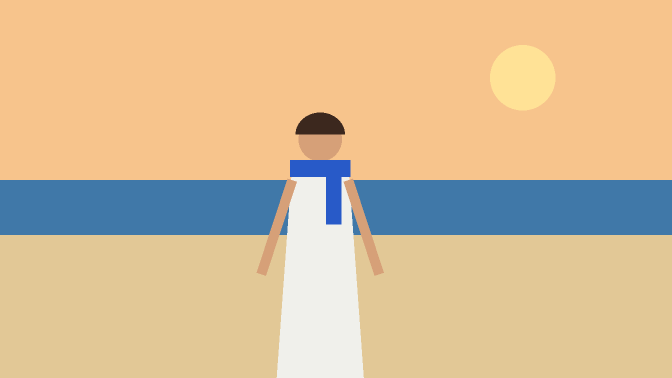
#> input picture production-tool/relay/eval/fixtures/frames/beach_medium.png, 1344 x 756 px (shown at 1/2 size)
$ python -i cutout.py   (imports and definitions only)
#> lines starting #> are read from the running program, lines starting #| are printed output that depends on the picture; after the words box and inside, x2 and y2 are one past the last pixel; in counts of white or black regions, pixels touching at a corner belong together
#> further down, picture is the input picture: PIL image 1344x756 RGB; mean R, G, B 213.9, 188.7, 152
"""Rhea's cut-out on our server (the cutout op; features/image-editor.clan, ui-behaviour 3.12).

Remove background runs on the person's device first (web/src/ml/cutout.ts, BiRefNet-lite on WebGPU).
The browser sends the cutout op here when it has no WebGPU or little memory, and the editor then says
"ran on our server". No provider is involved and nothing is charged: the relay runs the same model.

Segmenters:
- OnnxSegmenter: onnx-community/BiRefNet_lite-ONNX (MIT code and weights; licences/weights.toml) under
  onnxruntime on the CPU. The weights file is named by CUTOUT_WEIGHTS and must hash to WEIGHTS_SHA256;
  onnxruntime and numpy are installed only where it runs (a Lambda layer, a person's rollout step).
- MockSegmenter: a labelled stand-in for local work and tests: the picture minus what matches its border.

from_env() picks one: CUTOUT_WEIGHTS gives the real one; NAPKIN_CUTOUT=mock the stand-in; else None,
and the relay answers capability_missing.
"""

from __future__ import annotations

import hashlib
import io
import os
from pathlib import Path
from typing import Optional, Protocol

from PIL import Image, ImageChops, ImageFilter

# The model, at the revision whose file hashes licences/weights.toml lists (the gate reads this name).
CUTOUT_MODEL_NAME = "onnx-community/BiRefNet_lite-ONNX"
REVISION = "de15b22ba131738a16dff04aab8bdf8dc32e3ac1"
WEIGHTS_FILE = "onnx/model.onnx"  # fp32 on the CPU; the browser runs onnx/model_fp16.onnx on WebGPU
WEIGHTS_SHA256 = "5600024376f572a557870a5eb0afb1e5961636bef4e1e22132025467d0f03333"
SIDE = 1024  # BiRefNet's input: 1024 x 1024, ImageNet mean and std (its preprocessor_config.json)
MEAN = (0.485, 0.456, 0.406)
STD = (0.229, 0.224, 0.225)


class Segmenter(Protocol):
    model: str
    kind: str  # "generated" or "mock", as a job's outputs are labelled

    def matte(self, img: Image.Image) -> Image.Image:
        """An L image the picture's size: 255 where the subject is."""
        ...


class MockSegmenter:
    """Everything that differs from the picture's border colour, softened. Labelled mock: it is a
    stand-in, never a real cut-out."""
    model = "mock-cutout"
    kind = "mock"

    def __init__(self, tolerance: int = 40):
        self.tolerance = tolerance

    def matte(self, img: Image.Image) -> Image.Image:
        rgb = img.convert("RGB")
        w, h = rgb.size
#> w = 1344; h = 756
        edge = [rgb.getpixel((x, y)) for x in range(0, w, max(1, w // 32)) for y in (0, h - 1)]
#> edge = 64 items, first 6: (247, 196, 140), (226, 200, 150), (247, 196, 140), (226, 200, 150), (247, 196, 140), (226, 200, 150)
        edge += [rgb.getpixel((x, y)) for y in range(0, h, max(1, h // 32)) for x in (0, w - 1)]
#> edge = 130 items, first 6: (247, 196, 140), (226, 200, 150), (247, 196, 140), (226, 200, 150), (247, 196, 140), (226, 200, 150)
        bg = tuple(sorted(c[i] for c in edge)[len(edge) // 2] for i in range(3))
#> bg = (240, 196, 150)
        diff = ImageChops.difference(rgb, Image.new("RGB", rgb.size, bg))
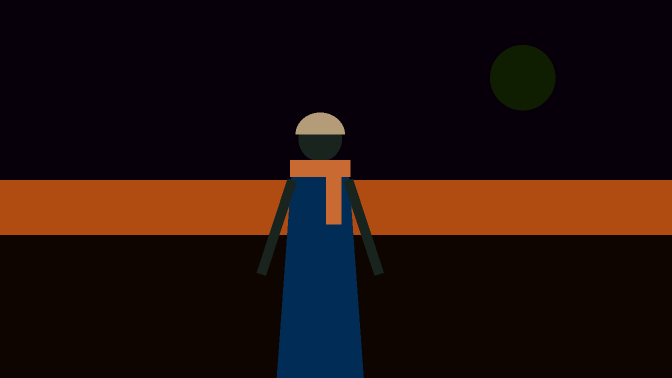
#> diff: PIL image 1344x756 RGB (shown at 1/2 size); mean R, G, B 32.8, 15.5, 12.5
        r, g, b = diff.split()
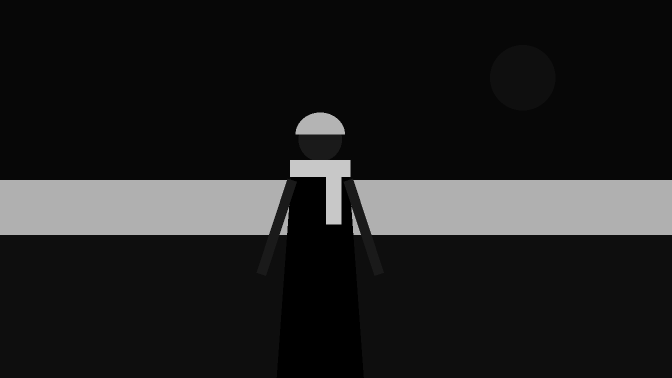
#> r: PIL image 1344x756 L (shown at 1/2 size); min 0, max 200, mean 32.8
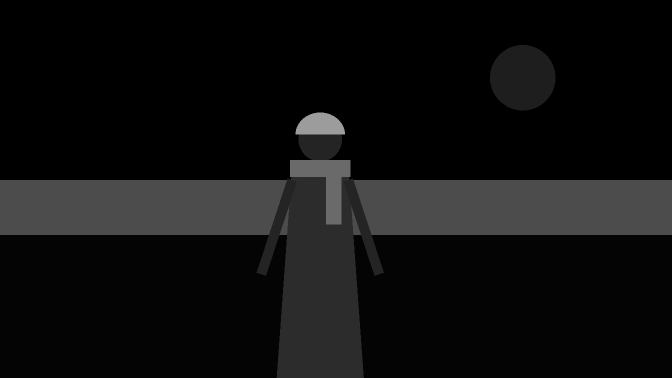
#> g: PIL image 1344x756 L (shown at 1/2 size); min 0, max 156, mean 15.5
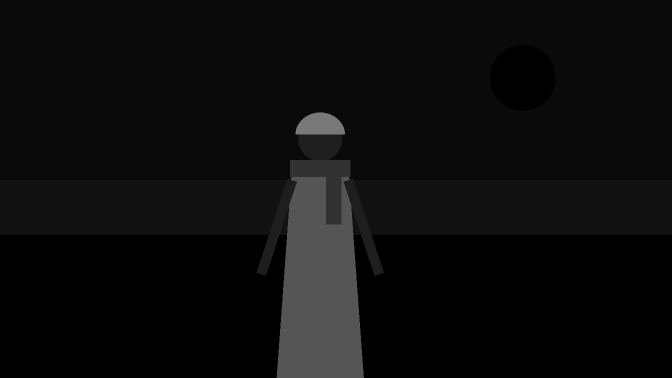
#> b: PIL image 1344x756 L (shown at 1/2 size); min 0, max 120, mean 12.5
        most = ImageChops.lighter(ImageChops.lighter(r, g), b)
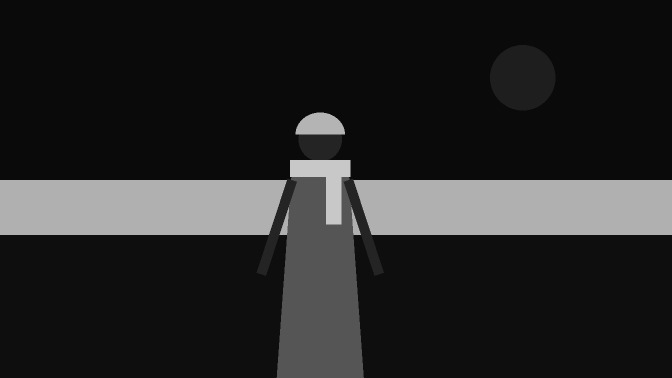
#> most: PIL image 1344x756 L (shown at 1/2 size); min 10, max 200, mean 39.1
        hard = most.point(lambda v: 255 if v > self.tolerance else 0)
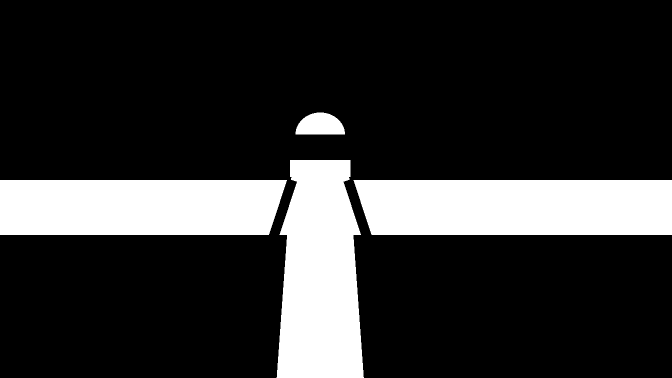
#> hard: PIL image 1344x756 L (shown at 1/2 size); 19.2% white; 4 white regions, box (x1, y1, x2, y2) and area: (707, 360, 1344, 470) 68094, (553, 320, 728, 756) 62714, (0, 360, 574, 470) 61164, (591, 225, 690, 269) 3416
        return hard.filter(ImageFilter.MedianFilter(5)).filter(ImageFilter.GaussianBlur(1.2))


class OnnxSegmenter:
    """BiRefNet-lite under onnxruntime (MIT). Loads lazily, once, after checking the file's hash."""
    model = "birefnet_lite"
    kind = "generated"

    def __init__(self, path: str | Path, sha256: str = WEIGHTS_SHA256):
        self.path, self.sha256 = Path(path), sha256
        self._session = None

    # [44 lines left out: functions _load, matte, cut_out, from_env, not called in this run]

>>> from PIL import Image
>>> picture = Image.open('eval/fixtures/frames/beach_medium.png')
>>> result = MockSegmenter().matte(picture)

$ run again, on production-tool/relay/eval/fixtures/frames/street_wide.png
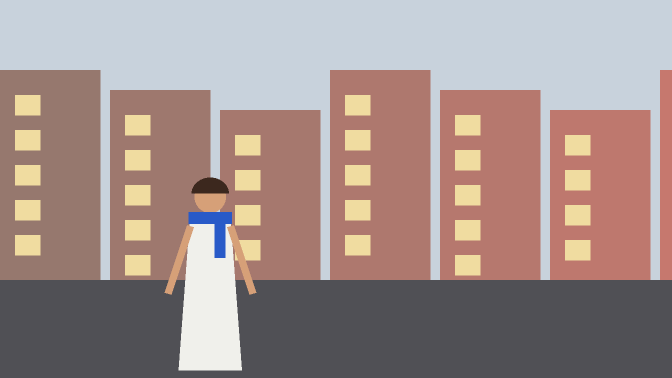
#> input picture production-tool/relay/eval/fixtures/frames/street_wide.png, 1344 x 756 px (shown at 1/2 size)
#> picture is the input picture: PIL image 1344x756 RGB; mean R, G, B 162.6, 144.4, 141
#> in matte, `edge = [rgb.getpixel((x, y)) for x in range(0, w, max(1, w // 32)) for..`: edge = 64 items, first 6: (200, 210, 220), (80, 80, 85), (200, 210, 220), (80, 80, 85), (200, 210, 220), (80, 80, 85)
#> in matte, `edge += [rgb.getpixel((x, y)) for y in range(0, h, max(1, h // 32)) fo..`: edge = 130 items, first 6: (200, 210, 220), (80, 80, 85), (200, 210, 220), (80, 80, 85), (200, 210, 220), (80, 80, 85)
#> bg = (150, 120, 110)
#> in matte, `most = ImageChops.lighter(ImageChops.lighter(r, g), b)`:
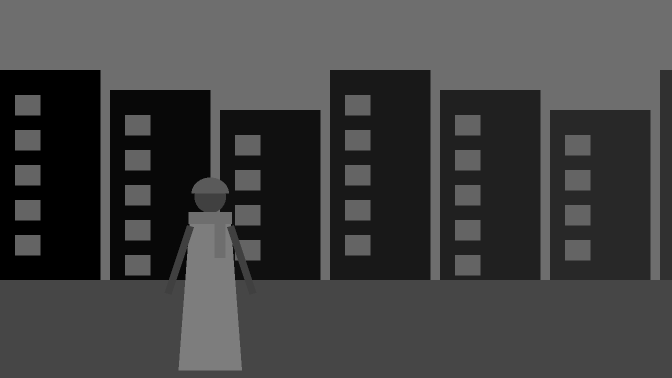
#> most: PIL image 1344x756 L (shown at 1/2 size); min 0, max 125, mean 65.2
#> in matte, `hard = most.point(lambda v: 255 if v > self.tolerance else 0)`:
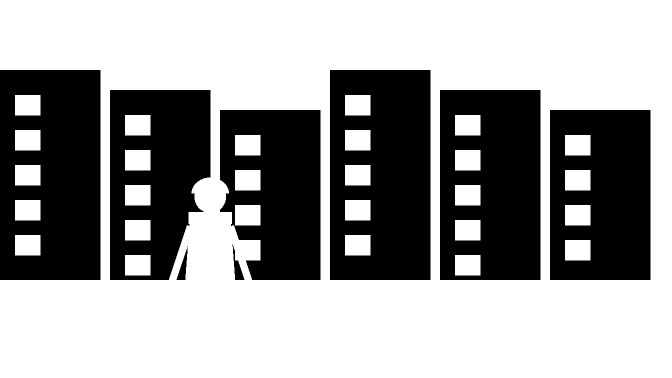
#> hard: PIL image 1344x756 L (shown at 1/2 size); 62.1% white; 9 black regions (1 under 20 px), largest, box (x1, y1, x2, y2) and area: (0, 140, 201, 560) 73965, (660, 140, 861, 560) 73965, (880, 180, 1081, 560) 65925
